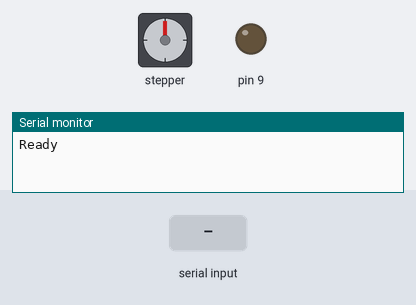
A sketch run on a simulated Arduino Uno, built with avr-gcc and run on an emulated ATmega328P. Shown: stepper motor, output pins drawn as LEDs (lit = HIGH), the last lines printed to the serial monitor. The inputs (shaded band) are chosen by the test bench. Stepper angles assume 200 steps per turn.

Above: at 1.2 s.
1.3 s: "1" received over the second serial link
At 3.3 s:
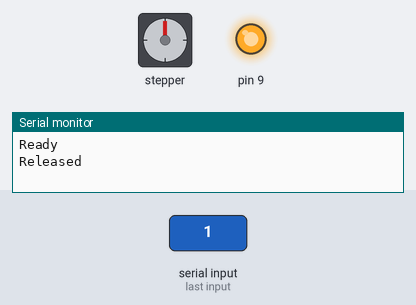
3.8 s: "0" received over the second serial link
At 7.45 s:
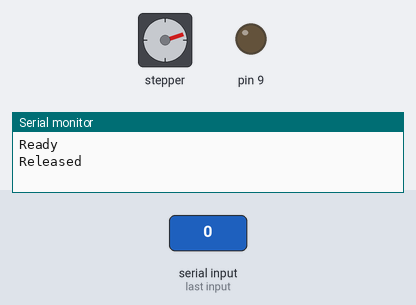
9.2 s: "1" received over the second serial link
At 12.8 s:
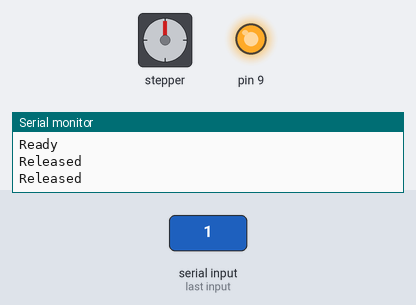
Timing chart, 0 to 14.3 s (numbered marks = the images above; inputs shaded):
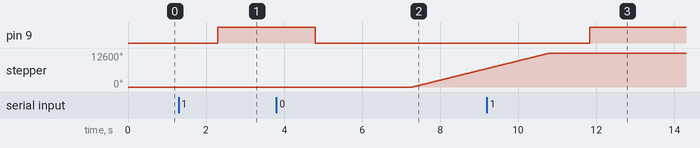

The sketch:

stepper_gripper.ino
```cpp
#include <SoftwareSerial.h>
#include <Stepper.h>


const int stepsPerRevolution = 200;
const int distance = 35;
const int pace = 600;

SoftwareSerial btSerial(3, 4);
Stepper myStepper(stepsPerRevolution, 5, 6);

void setup() {
  pinMode(9, OUTPUT);
  myStepper.setSpeed(pace);
  Serial.begin(9600);
  Serial.println("Ready");
  btSerial.begin(9600);
}

void loop() {
  if (btSerial.available() > 0) {
    String action = btSerial.readString();
    if (action == "1") extend(distance);
    else if (action == "0") retract(distance);
  }

  if (Serial.available()) btSerial.write(Serial.read());
}

void retract(int rounds) {
  digitalWrite(9, LOW);
  delay(2500);

  for(int r = 0; r < rounds; r++){
    //Serial.println("clockwise");
    myStepper.step(stepsPerRevolution);
    //delay(500);
  }
}

void extend(int rounds) {
  /*if(retracted){
    for(int r = 0; r < rounds; r++){
      Serial.println("counterclockwise");
      myStepper.step(-stepsPerRevolution);
      //delay(500);
    }
  }*/
  Serial.println("Released");
  digitalWrite(9, HIGH);
  delay(500);
}
```

Measured:
- after the input at 1.3 s, pin 9: LOW → HIGH after 1.0 s
- after the input at 3.8 s, pin 9: HIGH → LOW after 1.0 s; stepper: keeps turning clockwise at about 3608°/s, starting after 3.5 s
- after the input at 9.2 s, pin 9: LOW → HIGH after 2.6 s
